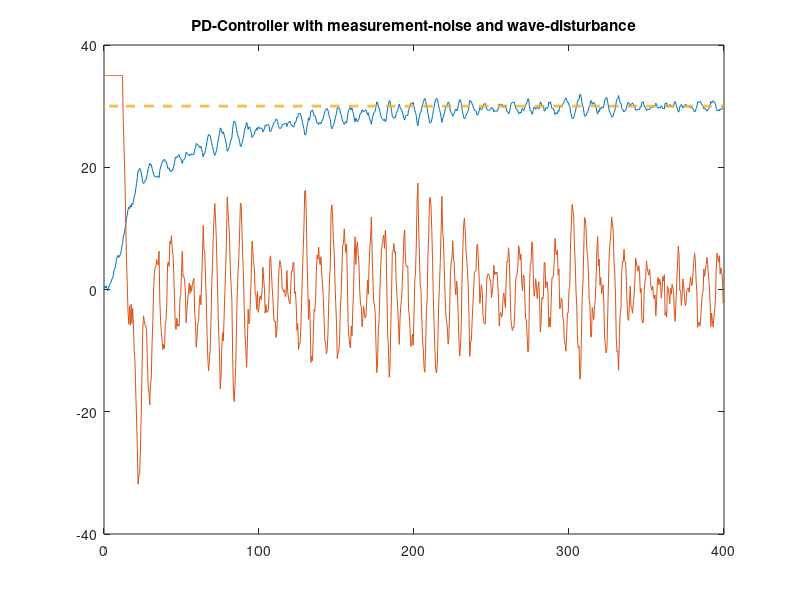

MATLAB code for this plot: (Note: this script raises an error after producing the figure.)

load('p5p3d_compass.mat')
load('p5p3d_rudder_input.mat')
load('p5p3d_ref.mat')

%Simulations without distubance
% \ Plots of compass course
t = compass(1,:);
figure()

plot(t, compass(2,:), t, rudder_input(2,:),t,ref(2,:),'--', 'LineWidth', 2);
tl = title('PD-Controller with measurement-noise and wave-disturbance');
tl.FontSize = 20;
xl = xlabel('Time [s]');
xl.FontSize = 20;
yl = ylabel('Compass angle [degrees]');
yl.FontSize = 20;
lg = legend('Compass', 'Rudder Input', 'Compass Reference');
lg.FontSize = 20;
